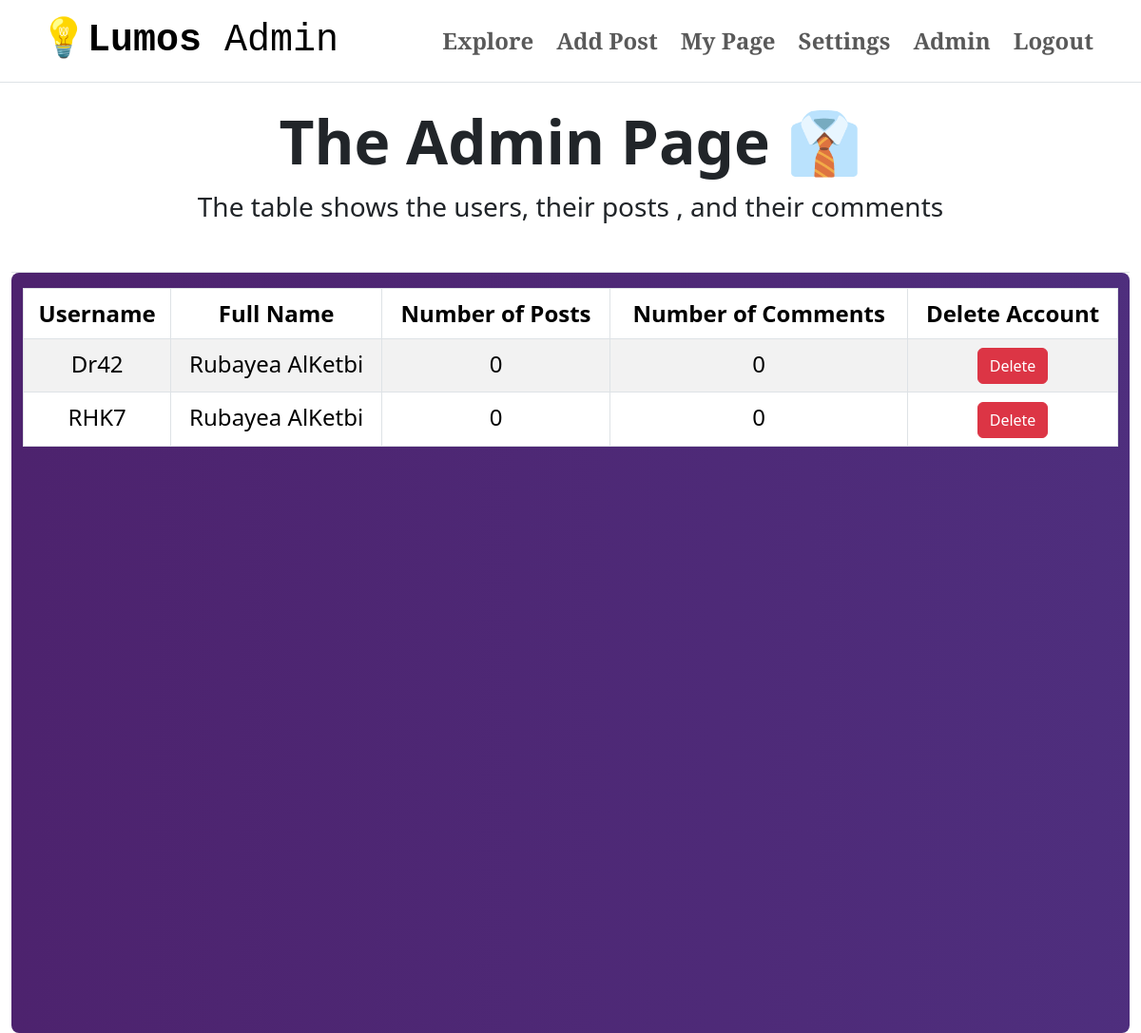
Page /admin (signed in) on the earlier database version.
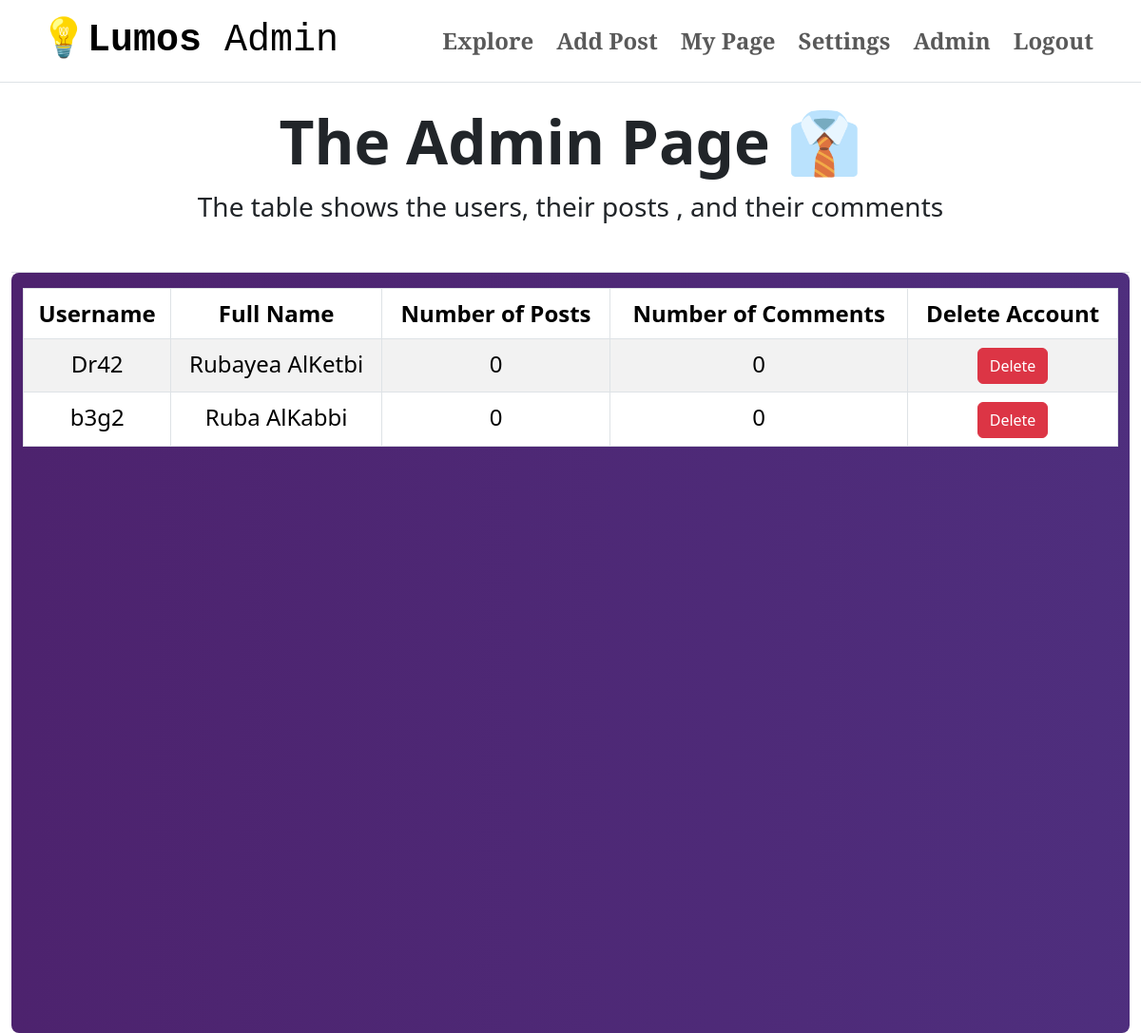
Same page on the later database version.
### app/models.py (models this page shows, shortened)
class User(db.Model, UserMixin):
    id = db.Column(db.Integer, primary_key=True)
    name = db.Column(db.String(100), nullable=False)
    email = db.Column(db.String(100), unique=True, nullable=False)
    passwordHashed = db.Column(db.String(100), nullable=False)
    username = db.Column(db.String(20), unique=True, nullable=False)
    biography = db.Column(db.Text, nullable=True)
    avatar = db.Column(db.String(), nullable=True)
    posts = db.relationship('Post', backref='user', lazy=True)
    @property
    def password(self):
        raise AttributeError('password: write-only field , not readable')

### app/views.py (the view)
@app.route('/admin', methods=['GET', 'POST'])
@login_required
def admin():
    if current_user.username != "Admin":  # Assuming "admin" is the admin's username
        flash('You are not authorized to access this page.', 'danger')
        return redirect(url_for('explore'))  # Make sure to use return here!
    users = User.query.filter(User.id != 1).all()
    delete_user_form = deleteAccountForm()
    user_posts_counts = {user.id: Post.query.filter_by(
        author_id=user.id).count() for user in users}
    user_comments_counts = {user.id: Comment.query.filter_by(
        author_id=user.id).count() for user in users}
    return render_template("admin_dash.html", users=users, user_posts_counts=user_posts_counts, user_comments_counts=user_comments_counts, delete_user_form=delete_user_form)

### app/views.py (called while the page is built)
@login_manager.user_loader
def load_user(id):
    return User.query.get(int(id))

### app/templates/admin_dash.html (shortened to what this page needs)
{%extends "home.html"%}
{%block content%}
<div class="container-fluid border-top h-full">
    <div class="container-fluid border-bottom">
        <div class="row">
            <h1 class="display-3  fw-bold pt-4 p-6 text-center">The Admin Page 👔 </h1>
        </div>
        <div class="row pb-3 mb-3">
            <p class="fs-3 fw-light text-center">The table shows the users, their posts , and their comments</p>
        </div>
    </div>
    <div class="container-fluid border-bottom-black py-3 movingGradeient h-full rounded-3">
        <table class = "table table-hover table-striped table-bordered text-center fs-4">
            <thead>
                <tr>
                    <th scope="col fs-2">Username</th>
                    <th scope="col fs-2">Full Name</th>
                    <th scope="col fs-2">Number of Posts</th>
                    <th scope="col fs-2">Number of Comments</th>
                    <th scope="col fs-2">Delete Account</th>
                </tr>
            </thead>
            <tbody>
                {% for user in users %}
                <tr>
                    <td>{{ user.username }}</td>
                    <td>{{ user.name }}</td>
                    <td>{{ user_posts_counts[user.id] }}</td>
                    <td>{{ user_comments_counts[user.id] }}</td>
                    <td>
                        <form action="{{ url_for('deleteUsers', user_id=user.id) }}" method="post">
                            <button type="submit" class="btn btn-danger">Delete</button>
                        </form>
                    </td>
                </tr>
                {% endfor %}
            </tbody>
        </table>
    </div>
{%endblock content%}

### app/templates/home.html (shortened to what this page needs)
<!DOCTYPE html>
<html lang="en">
<head>
    <link rel="stylesheet" href="{{ url_for('static', filename='CSS/style.css') }}">
    <link href="https://cdn.jsdelivr.net/npm/bootstrap@5.3.2/dist/css/bootstrap.min.css"
      rel="stylesheet"
>
      <link href="https://cdnjs.cloudflare.com/ajax/libs/font-awesome/6.1.1/css/all.min.css" rel="stylesheet">
      <link rel="stylesheet" type="text.css" href="//cdnjs.cloudflare.com/ajax/libs/cookieconsent2/3.1.0/cookieconsent.min.css" />
</head>
<body>
  <div class="container-fluid">
    <nav class="navbar navbar-expand-lg" data-bs-theme="light">
      <div class="container">
        <a class="navbar-brand navTitle fs-1 fw-bold" href="{{ url_for('home') }}">
            💡Lumos
            {% if current_user.id == 1 %}
                <span class="fw-light">Admin</span>
            {% endif %}
        </a>
          <div class="collapse navbar-collapse" id="navbarNavDropdown">
            <ul class="navbar-nav ms-auto d-flex gap-2 fs-4 fw-bold">
              <li class="nav-item">
                <a class="nav-link title" href="{{url_for("explore")}}">Explore</a>
              </li>
            {% if current_user.is_authenticated %}
              <li class="nav-item">
                <a class="nav-link title" href="{{url_for("add_post")}}">Add Post</a>
              </li>
              <li class="nav-item">
                <a class="nav-link title" href="{{url_for("my_page")}}">My Page</a>
              </li>
              <li class="nav-item">
                <a class="nav-link title" href="{{url_for("userDash")}}">Settings</a>
              </li>
              {%if current_user.id == 1%}
              <li class="nav-item fs-4 ">
                <a class="nav-link title "href="{{url_for("admin")}}">Admin</a>
              </li>
              {%endif%}
              <li class="nav-item fs-4 ">
                <a class="nav-link title "href="{{url_for("logout")}}">Logout</a>
              </li>
            {% endif %}
            </ul>
          </div>
        </div>
      </nav>
  </div>
  {% block content %}
  {% endblock%}
</body>
</html>

### app/static/CSS/style.css (style rules this page uses)
:root { --black: #020100ff; --lapis-lazuli: #235789ff; --school-bus-yellow: #f1d302ff; --fire-engine-red: #c1292eff; --baby-powder: #fdfffcff; }
.navTitle { font-family: 'Courier New', Courier, monospace; font-size: large; text-size-adjust: 100%; }
.title { font-family: 'Josefin Slab', serif; }
.h-full { min-height: 100vh; }
.movingGradeient { width: 100%; height: 100%; background-image: linear-gradient( 90.6deg, rgba(77,34,109,1) -1%, rgba(90,142,253,1) 153.1% ); background-size: 600% 600%; animation: animateBackground 10s infinite linear; }

Differences in the rows shown:
removed User: username "RHK7", name "Rubayea AlKetbi", user_posts_counts "0", user_comments_counts "0"
added User: username "b3g2", name "Ruba AlKabbi", user_posts_counts "0", user_comments_counts "0"
